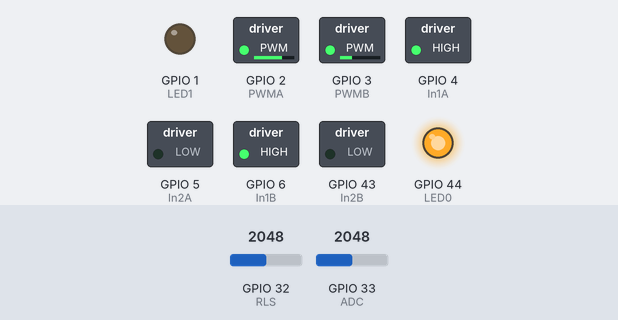
Recording of a sketch running on a simulated ESP32. Shown: switched loads named in the sketch (green lamp = pin HIGH), output pins drawn as LEDs (lit = HIGH). The inputs (shaded band) are chosen by the test bench; at power-on: GPIO 33 (ADC) = 2048, GPIO 32 (RLS) = 2048.

Above: at 1.2 s.
1.3 s: GPIO 33 (ADC) set to 2116
At 1.8 s:
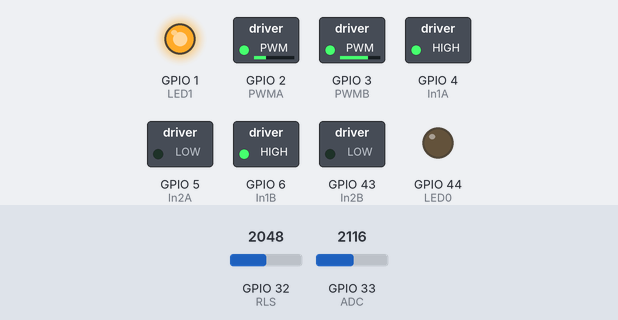
2.8 s: GPIO 33 (ADC) set to 2047
At 4.0 s:
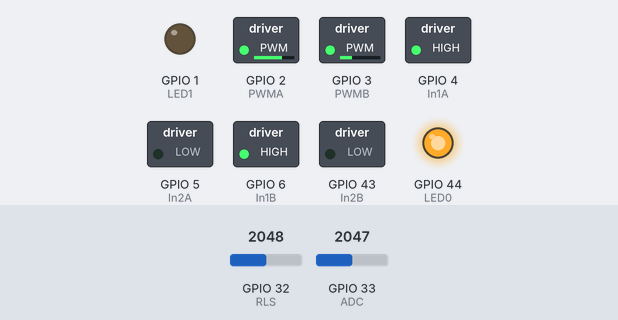
4.3 s: GPIO 33 (ADC) set to 2866
At 5.2 s:
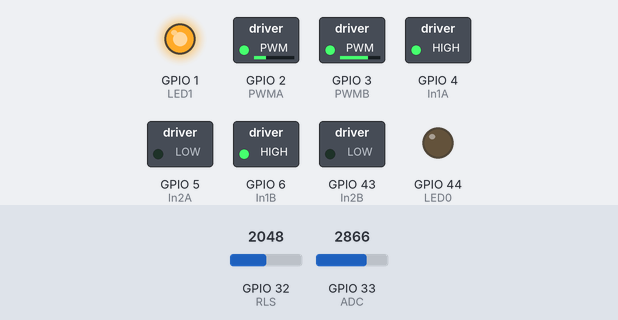
Timing chart, 0 to 7.3 s (numbered marks = the images above; inputs shaded):
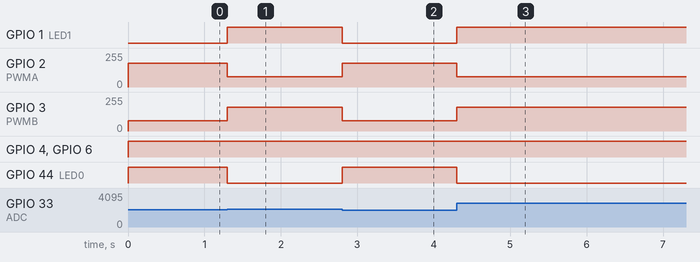

Measured:
- the behaviour switches between 2048 and 2049 on GPIO 33 (ADC) (found by bisection; images 0 and 1)
- after the input at 1.3 s, GPIO 1 (LED1): LOW → HIGH at once; GPIO 2 (PWMA): 178/255 → 76/255 at once; GPIO 3 (PWMB): 76/255 → 178/255 at once; GPIO 44 (LED0): HIGH → LOW at once
- after the input at 2.8 s, GPIO 1 (LED1): HIGH → LOW at once; GPIO 2 (PWMA): 76/255 → 178/255 at once; GPIO 3 (PWMB): 178/255 → 76/255 at once; GPIO 44 (LED0): LOW → HIGH at once
- after the input at 4.3 s, GPIO 1 (LED1): LOW → HIGH at once; GPIO 2 (PWMA): 178/255 → 76/255 at once; GPIO 3 (PWMB): 76/255 → 178/255 at once; GPIO 44 (LED0): HIGH → LOW at once

The sketch:

Lab3.ino
```cpp
/* Project Lab3
 * Description: Control a line-following robot using a Reflective Light Sensor and an H-Bridge to
                drive 2 motors at varying directions and speeds
 * Author: Leila Moussa
 * Date: October 26, 2022
 * Answer to question 3.1.2: The motorwould spin, because A would turn CW and B CCW at the same speed.
 */

# define PWMA D1    // The speed of motor A
# define PWMB D2    // The speed of motor B
# define In1A D3    // Input 1 to motor A, as each motor accepts two In signals
# define In2A D4    // Input 2 to motor A
# define In1B D5    // Motor B is the same
# define In2B D6
# define RLS A4     // An external Reflective Light Sensor below the robot
# define ADC A5     // The photon's Analog to Digital Converter
# define LED0 D7    // The photon's onboard LED
# define LED1 D0    // An external LED on the breadboard

// Some useful constants
# define LEFT -1
# define RIGHT 1
# define CW 1       // Clockwise
# define CCW -1     // Counter clockwise

# define BASE_SPEED 50  // The initial speed of both motors
# define DIFF_SPEED 20  // The difference to be added/substracted from the speeds to turn the motor
# define MAX_PWM 255    // The value of PWM pulse widths vary between 0 and 255

void setInput(int motor, int direction, int absSpeed) { // Set the inputs and PWM of either motor
    int in1, in2;
    if (motor == LEFT) {                                // Motor A is the left one
        in1 = In1A;
        in2 = In2A;
        analogWrite(PWMA, int(MAX_PWM * absSpeed / 100));// Write the value of the pulse width scaled to the range as the speed of the left motor
    } else {                                            // Motor B is the right one
        in1 = In1B;                                     // Similarly, set both its inputs and its speed
        in2 = In2B;
        analogWrite(PWMB, int(MAX_PWM * absSpeed / 100));
    }
    if (direction == CW) {                              // Forward (Clockwise) motion
        digitalWrite(in1, HIGH);                        // From the H-Bridge data sheet, Clockwise motion entails IN1=HIGH,IN2=LOW
        digitalWrite(in2, LOW);
    } else {                                            // Backward (Counter clockwise) motion
        digitalWrite(in1, LOW);                         // From the data sheet, swap those input values for Counter clockwise motion
        digitalWrite(in2, HIGH);
    }
}

void drive(int leftSpeed, int rightSpeed) {                     // Given speeds (velocities) of both motors, determine directions and set H-Bridge inputs accordingly
    setInput(LEFT, leftSpeed >= 0 ? CW : CCW, abs(leftSpeed));  // A negative speed produces Clockwise motion and vice-versa,
    setInput(RIGHT, rightSpeed >= 0 ? CW : CCW, abs(rightSpeed));// while the absolute value of the velocity is the PWM, controling the actual speed of the motor
}

void setup() {
    pinMode(PWMA, OUTPUT);      // All 6 following inputs to the H-Bridge are output from the photon
    pinMode(PWMB, OUTPUT);
    pinMode(In1A, OUTPUT);
    pinMode(In2A, OUTPUT);
    pinMode(In1B, OUTPUT);
    pinMode(In2B, OUTPUT);
    pinMode(RLS, INPUT_PULLUP); // The relfective light sensor at the bottom of the line-following robot is active low
                                // NOTE: After having run the robot, I realize analog input does not require setting pinMode --
                                // I assume the code would still be correct if this pinMode is omitted.
    pinMode(LED0, OUTPUT);      // The LEDs used for debugging are connected to output pins of the photon
    pinMode(LED1, OUTPUT);
}

void loop() {
    int rlsVal = analogRead(RLS);   // At each iteration, get a reading from the RLS, indicating how bright it is
    int adcVal = analogRead(ADC);   // Also determine sensitivity to the light from threshold set by potentiometer in that iteration
    int leftSpeed = BASE_SPEED;     // By default, both right and left speeds are set to a constant base speed, expressed as a percentage
    int rightSpeed = BASE_SPEED;
    if (rlsVal < adcVal) {          // An RLS value lower than the threshold happens when there is a lot of light,
                                    // meaning the robot is diverting from the line towards the white space
                                    // To correct its course, we must turn it towards the left
        digitalWrite(LED1, HIGH);   // For debugging, a left turn is associated with turning on the external LED,
        digitalWrite(LED0, LOW);    // while making sure the onboard LED is off.
        rightSpeed += DIFF_SPEED;   // A left turn needs is achieved by a higher right speed and lower left speed,
        leftSpeed -= DIFF_SPEED;    // so we increment and decrement them respectively by a constant differential speed, also a percentage
    } else {                        // In contrast, a high enough RLS value indicates a barrier (not enough light), namely the black line
        digitalWrite(LED1, LOW);    // We debug the right turn by swapping which LEDs are turned on
        digitalWrite(LED0, HIGH);
        rightSpeed -= DIFF_SPEED;   // Similarly, to turn right, left speed must exceed the right speed
        leftSpeed += DIFF_SPEED;
    }
    drive(leftSpeed, rightSpeed);   // Having computed the speeds, we can set the three inputs for each motor's H-Bridge
}
```
